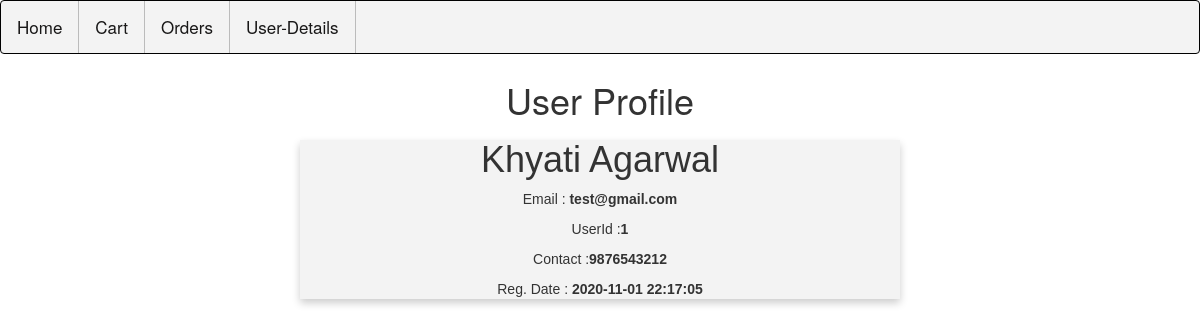
Screenshot of /user/user_profile.php with the database file from the repository.
### tables this page shows
CREATE TABLE `Users` (
  `id` int(11) NOT NULL,
  `firstname` varchar(30) NOT NULL,
  `lastname` varchar(30) NOT NULL,
  `email` varchar(50) DEFAULT NULL,
  `reg_date` timestamp NOT NULL DEFAULT current_timestamp() ON UPDATE current_timestamp(),
  `contact` varchar(15) NOT NULL
);

### user/user_profile.php (the view, shortened to what this page needs)
<!DOCTYPE html>
<html>
<head>
	<link rel="stylesheet" href="../css/Styles.css" type="text/css">
	<link rel="stylesheet" href="../css/user_style.css" type="text/css">
	<link rel="stylesheet" href="https://maxcdn.bootstrapcdn.com/bootstrap/3.4.1/css/bootstrap.min.css">
</head>
<body>
<br><br><br>
<h1 style="text-align:center">User Profile</h1>
<div class="card">
<?php
	$conn = OpenCon();
	$sql = "SELECT id, firstname, lastname, email, reg_date, contact FROM Users WHERE id=1";
	$result = $conn->query($sql);
	if ($result->num_rows > 0)
	{
	  while($row = $result->fetch_assoc())
	  {
	    echo "<h1>" . $row['firstname'] ." ".$row['lastname'] . "</h1>";
	    echo "<p>Email : " . "<b>" . $row['email'] . "</b></p>";
	    echo "<p>UserId :" . "<b>" . $row['id'] . "</b>" . "<p>";
	    echo "<p>Contact :" . "<b>" . $row['contact'] . "</b></h3>";
		echo "<p>Reg. Date : " . "<b>" . $row['reg_date'] . "</b>" . "</p>";
	  }
	}
	else
	{
	  echo "Database Error";
	}
?>
</div>
</body>
</html>

### css/styles.css (style rules this page uses)
body { font-family: Arial, Helvetica, sans-serif; }

### css/user_style.css (style rules this page uses)
.card { box-shadow: 0 4px 8px 0 rgba(0, 0, 0, 0.2); max-width: 600px; margin: auto; text-align: center; font-family: arial; background-color: #f3f3f3; }

### rows the page displays
users: firstname "Khyati", lastname "Agarwal", email "test@gmail.com", id "1", contact "9876543212", reg_date "2020-11-01 22:17:05"
